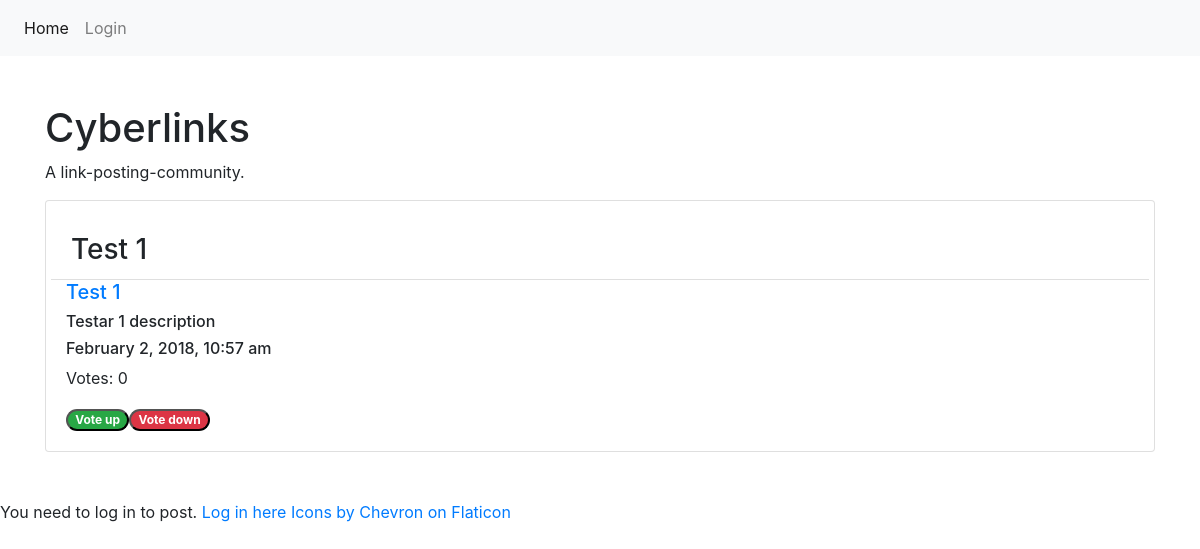
Before: / with the older database file.
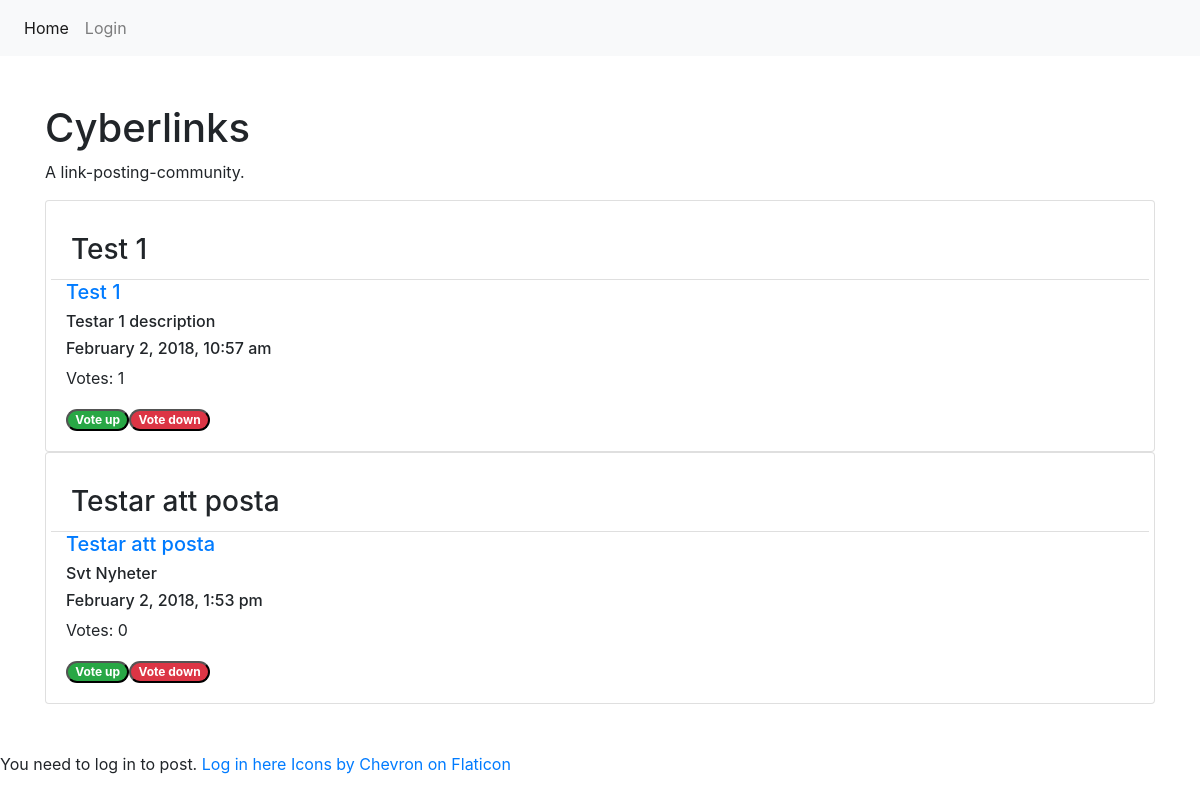
After: the same page with the newer database file.
### tables this page shows
CREATE TABLE "Entry" (
	`entry_id`	INTEGER NOT NULL PRIMARY KEY AUTOINCREMENT UNIQUE,
	`title`	TEXT NOT NULL,
	`description`	TEXT NOT NULL,
	`link`	TEXT NOT NULL,
	`post_date`	TEXT NOT NULL,
	`poster`	TEXT NOT NULL
);

### app/config.php (called while the page is built, shortened)
<?php
return [
    'title' => 'Cyberlinks',
    'database_path' => sprintf('sqlite:%s/database/data1.db', __DIR__),
];

### app/autoload.php (called while the page is built, shortened)
<?php
$config = require __DIR__.'/config.php';

### index.php (the view, shortened to what this page needs)
<?php
require __DIR__.'/views/header.php';
?>
<article>
  <h1><?php echo $config['title']; ?></h1>
  <p>A link-posting-community.</p>
</article>
  <?php
  $stmt = $pdo->prepare("SELECT Entry.*, User.user_id, User.username, User.avatar, Votes.* FROM Entry JOIN User ON Entry.poster=User.username JOIN Votes ON Votes.vote_id=Entry.entry_id ORDER BY score DESC");
  $stmt->execute();
  $entries = $stmt->fetchAll(PDO::FETCH_ASSOC);
  foreach ($entries as $entry) {
    $title = $entry['title'];
    $link = $entry['link'];
    $description = $entry['description'];
    $post_date = $entry['post_date'];
    $score = $entry['score'] ?>
<div class="card">
  <div class="card-body">
      <div class="row">
        <h3 class="card-header col-12"><?php echo $title ?></h3>
        <h5 class="col-12"><a href="<?php echo $link; ?>" target="_blank"> <?php echo $entry['title']; ?></a></h5>
        <h6 class="col-12"><?php echo $description ?></h6>
        <h6 class="col-12"><?php echo $post_date ?></h6>
        <p class="col-12"><?php echo "Votes: ".$entry['score']?></p>
      </div>
      <div class="col-12">
        <div class="row">
          <form action="/app/auth/upVote.php" method="post">
            <button type="submit" class="badge badge-pill badge-success" name="upv">Vote up</button>
          </form>
          <form action="/app/auth/downVote.php" method="post">
            <button type="submit" class="badge badge-pill badge-danger" name="downv">Vote down</button>
          </form>
        </div>
      </div>
  </div>
</div>
  <?php
  }?>
</div>
<?php if (isset($_SESSION['userSession'])) {
  require __DIR__.'/newpost.php';
} else {
  echo "You need to log in to post.";?>
  <a href="/login.php">Log in here</a>
  <?php
}
require __DIR__.'/views/footer.php';
?>
<a href="https://www.flaticon.com/search?word=chevron">Icons by Chevron on Flaticon</a>

### views/header.php (shortened to what this page needs)
<?php
require __DIR__.'/../app/autoload.php';
?>
<!DOCTYPE html>
<html lang="en">
<head>
    <link rel="stylesheet" href="https://maxcdn.bootstrapcdn.com/bootstrap/4.0.0-beta.2/css/bootstrap.min.css">
    <link rel="stylesheet" href="/assets/styles/main.css">
</head>
<body>
    <?php require __DIR__.'/navigation.php'; ?>
    <div class="container py-5">

### views/navigation.php (shortened to what this page needs)
<nav class="navbar navbar-expand-lg navbar-light bg-light">
    <ul class="navbar-nav">
        <li class="nav-item">
            <a class="nav-link <?php echo $_SERVER['SCRIPT_NAME'] === '/index.php' ? 'active' : ''; ?>" href="/index.php">Home</a>
        </li>
        <?php if (isset($_SESSION['userSession'])) : ?>
        <li class="nav-item">
                <a class="nav-link" href="/app/auth/authlogout.php">Logout</a>
          <?php else: ?>
                <a class="nav-link <?php echo $_SERVER['SCRIPT_NAME'] === '/login.php' ? 'active' : ''; ?>" href="login.php">Login</a>
        <?php endif; ?>
    </ul>
</nav>

### views/footer.php (shortened to what this page needs)
</body>
</html>

### assets/styles/main.css (style rules this page uses)
.card-header { background-color: white; }

Changed rows visible on the page:
computed for entry "Test 1": score "0" → "1"
added entry: title "Testar att posta", description "Svt Nyheter", post_date "February 2, 2018, 1:53 pm", score "0"
